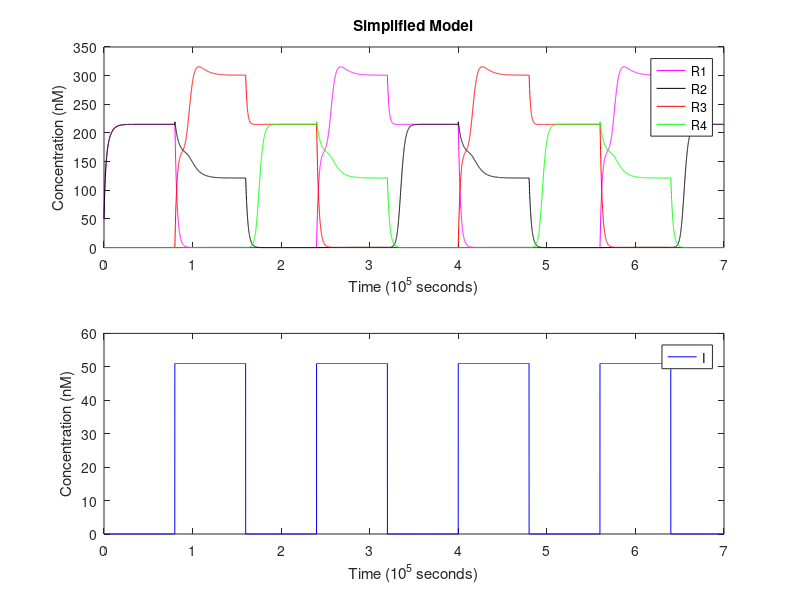

This figure's MATLAB source:
% ============================== OCTAVE SETUP ==================================
    clear;
    format long;


% ========================== MODEL REACTION RATES ==============================

    Kt = 6e-4;     % translation rate (1/s)
    Kd_m = 2.5e-3; % mRNA degradation rate (1/s)
    Kd_p = 4e-4;   % protein degradation rate (1/s)
    N = 1.3;       % Hill coefficient (scalar)
    Ka = 2e-8;     % Hill activation constant (M)
    Kr = 6e-10;    % Hill repression constant (M)
    Kb = 4e-10;    % maximum/unrepressed transcription rate (M/s)


% ============================ INPUT PARAMETERS ================================

    % time settings
    dt = 60;                     % 1 minute timesteps
    simulation = 0 : dt : 7.0e5; % simulation length control

    % input vector
    Is = zeros(1, length(simulation)); % square wave generated during simulation

    % initial state concentrations (M)
    R1 = R2 = 50e-9;
    R3 = R4 = 0e-9;


% =============================== SIMULATION ===================================

    % preallocate arrays to store concentrations over time
    R1s = zeros(1, length(simulation));
    R2s = zeros(1, length(simulation));
    R3s = zeros(1, length(simulation));
    R4s = zeros(1, length(simulation));

    % precompute loop invariants and reduced coefficients
    transcription = Kt * Kb / Kd_m;
    Kan = Ka ^ N;
    Krn = Kr ^ N;

    % abstractions for activation & repression Hill-function
    % these consider K^n is being passed in already precomputed
    function y = Ha(X, n, Kn)
        Xn = X^n;
        y = Xn / (Kn + Xn);
    endfunction
    function y = Hr(X, n, Kn)
        y = 1 / (1 + (X^n / Kn));
    endfunction

    % actual simulation
    for t = 1 : length(simulation)

        % store current state
        R1s(t) = R1;
        R2s(t) = R2;
        R3s(t) = R3;
        R4s(t) = R4;

        % square wave input
        if mod(t*dt, 160000) > 80000
            Is(t) = 51e-9;
        else
            Is(t) = 0.0;
        endif

        % common subexpression optimization (used below)
        HaI = Ha(Is(t), N, Kan);
        HrR1 = Hr(R1, N, Krn);
        HrR2 = Hr(R2, N, Krn);
        HrR3 = Hr(R3, N, Krn);
        HrR4 = Hr(R4, N, Krn);

        % compute variation
        dR1dt = transcription * (HaI*HrR2 + HrR3) - Kd_p*R1;
        dR2dt = transcription * (HaI*HrR4 + HrR3*HrR4) - Kd_p*R2;
        dR3dt = transcription * (HaI*HrR4 + HrR1) - Kd_p*R3;
        dR4dt = transcription * (HaI*HrR2 + HrR1*HrR2) - Kd_p*R4;

        % apply state changes
        R1 += dR1dt * dt;
        R2 += dR2dt * dt;
        R3 += dR3dt * dt;
        R4 += dR4dt * dt;

    endfor


% ================================ RESULTS =====================================

    figure;
    hold on;

    % scale data for easier visualization
    timescale = 1e5;
    quantscale = 1e-9;
    x = simulation / timescale;
    yI = Is / quantscale;
    yR1 = R1s / quantscale;
    yR2 = R2s / quantscale;
    yR3 = R3s / quantscale;
    yR4 = R4s / quantscale;

    % model subplot
    subplot(2, 1, 1);
    plot(x,yR1,'-m;R1;', x,yR2,'-k;R2;', x,yR3,'-r;R3;', x,yR4,'-g;R4;');
    xlabel("Time (10^5 seconds)");
    ylabel("Concentration (nM)");
    title("Simplified Model");

    % input subplot
    subplot(2, 1, 2);
    plot(x, yI, 'b;I;');
    xlabel("Time (10^5 seconds)");
    ylabel("Concentration (nM)");

    hold off;
    a = input("\nPress enter to exit ");
